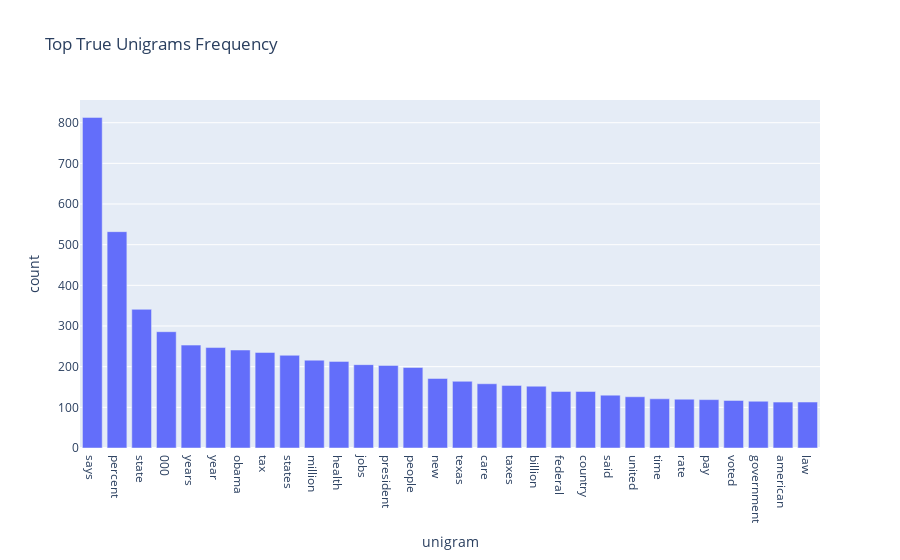

Notebook source saved alongside this figure:
### Code cell
px.bar(true_state_distr, x="unigram", y="count", title="Top True Unigrams Frequency")

### Figure 1 — Plotly figure (JSON) as saved in the notebook; plotly's stock layout.template omitted (floating-point values rounded to 4 significant figures)
{"data": [{"alignmentgroup": "True", "hovertemplate": "unigram=%{x}<br>count=%{y}<extra></extra>", "legendgroup": "", "marker": {"color": "#636efa", "pattern": {"shape": ""}}, "name": "", "offsetgroup": "", "orientation": "v", "showlegend": false, "textposition": "auto", "x": ["says", "percent", "state", "000", "years", "year", "obama", "tax", "states", "million", "health", "jobs", "president", "people", "new", "texas", "care", "taxes", "billion", "federal", "country", "said", "united", "time", "rate", "pay", "voted", "government", "american", "law"], "xaxis": "x", "y": [813, 532, 341, 286, 253, 247, 241, 235, 228, 216, 213, 205, 203, 198, 171, 164, 158, 154, 152, 139, 139, 130, 126, 121, 120, 119, 117, 115, 113, 113], "yaxis": "y", "type": "bar"}], "layout": {"xaxis": {"anchor": "y", "domain": [0, 1], "title": {"text": "unigram"}}, "yaxis": {"anchor": "x", "domain": [0, 1], "title": {"text": "count"}}, "legend": {"tracegroupgap": 0}, "title": {"text": "Top True Unigrams Frequency"}, "barmode": "relative"}}
